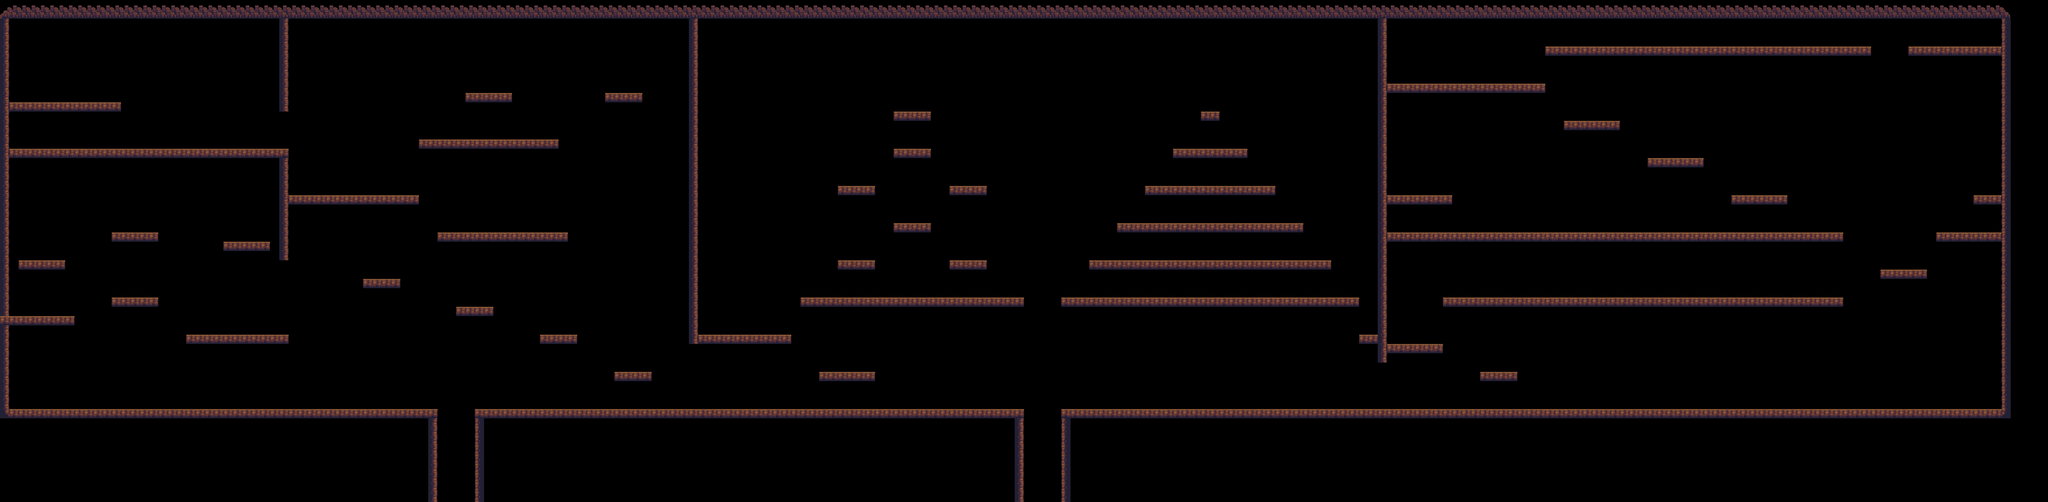

This game map was drawn from its Tiled (.tmx) file and the tilesets committed beside it. A one-line description and the trimmed map source follow:
An orthogonal 220x54 tile map with 32x32 px tiles, 1 tile layer (Bloques), 2 hidden layers not drawn.

<map version="1.10" tiledversion="1.11.2" orientation="orthogonal" renderorder="right-down" width="220" height="54" tilewidth="32" tileheight="32" infinite="0" nextlayerid="4" nextobjectid="1">
 <tileset firstgid="1" source="cave_tileset.tsx" />
 <layer id="1" name="Bloques" width="220" height="54">
  <data>[11880 cells, 1377 non-empty, 15 distinct tile ids]</data>
 </layer>
 <layer id="2" name="Fondo" width="220" height="54" visible="0">
  <data>[11880 cells, 10776 non-empty, 1 distinct tile ids]</data>
 </layer>
 <layer id="3" name="Cosmetics" width="220" height="54" visible="0">
  <data>[11880 cells, 33 non-empty, 1 distinct tile ids]</data>
 </layer>
</map>